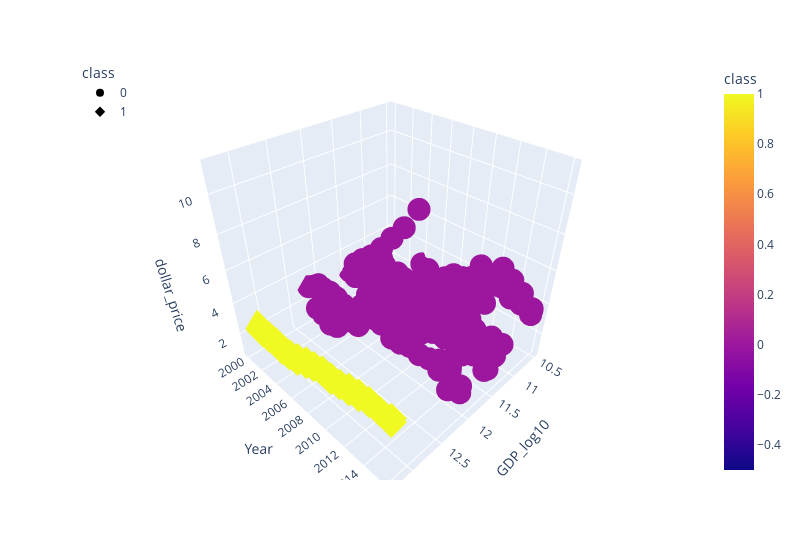

The cell this chart's notebook holds for it:
### Code cell
# Plot 3D graph for K= 2

fig = px.scatter_3d(
    two_clusters,
    x="GDP_log10",
    y="Year",
    z="dollar_price",
    color="class",
    symbol="class",
    width=800,
)
fig.update_layout(legend=dict(x=0, y=1))
fig.show()

### Figure 1 — Plotly figure (JSON) as saved in the notebook; plotly's stock layout.template omitted (floating-point values rounded to 4 significant figures; data arrays with more than 128 entries replaced by an {"elided": "..."} marker saying what was removed)
{"data": [{"hovertemplate": "class=%{marker.color}<br>GDP_log10=%{x}<br>Year=%{y}<br>dollar_price=%{z}<extra></extra>", "legendgroup": "0", "marker": {"color": {"elided": "206 int values"}, "coloraxis": "coloraxis", "symbol": "circle"}, "mode": "markers", "name": "0", "scene": "scene", "showlegend": true, "type": "scatter3d", "x": {"elided": "206 float values"}, "y": {"elided": "206 int values"}, "z": {"elided": "206 float values"}}, {"hovertemplate": "class=%{marker.color}<br>GDP_log10=%{x}<br>Year=%{y}<br>dollar_price=%{z}<extra></extra>", "legendgroup": "1", "marker": {"color": [1, 1, 1, 1, 1, 1, 1, 1, 1, 1, 1, 1, 1, 1, 1, 1, 1, 1, 1, 1, 1, 1, 1, 1, 1], "coloraxis": "coloraxis", "symbol": "diamond"}, "mode": "markers", "name": "1", "scene": "scene", "showlegend": true, "type": "scatter3d", "x": [13.11, 13.13, 13.14, 13.16, 13.17, 13.18, 13.18, 13.18, 13.16, 13.16, 13.18, 13.18, 13.19, 13.19, 13.2, 13.21, 13.21, 13.22, 13.22, 13.23, 13.23, 13.24, 13.24, 13.25, 13.25], "y": [2000, 2001, 2002, 2003, 2004, 2005, 2006, 2006, 2007, 2007, 2008, 2009, 2010, 2010, 2011, 2012, 2012, 2013, 2013, 2014, 2014, 2015, 2015, 2016, 2016], "z": [2.24, 2.24, 2.35, 2.46, 2.47, 2.58, 2.67, 2.78, 2.89, 3, 3.21, 3.43, 3.43, 3.53, 3.64, 3.81, 3.96, 4.03, 4.18, 4.24, 4.29, 4.29, 4.29, 4.29, 4.5]}], "layout": {"coloraxis": {"colorbar": {"title": {"text": "class"}}, "colorscale": [[0, "#0d0887"], [0.1111, "#46039f"], [0.2222, "#7201a8"], [0.3333, "#9c179e"], [0.4444, "#bd3786"], [0.5556, "#d8576b"], [0.6667, "#ed7953"], [0.7778, "#fb9f3a"], [0.8889, "#fdca26"], [1, "#f0f921"]]}, "legend": {"title": {"text": "class"}, "tracegroupgap": 0, "x": 0, "y": 1}, "margin": {"t": 60}, "scene": {"domain": {"x": [0, 1], "y": [0, 1]}, "xaxis": {"title": {"text": "GDP_log10"}}, "yaxis": {"title": {"text": "Year"}}, "zaxis": {"title": {"text": "dollar_price"}}}, "width": 800}}
